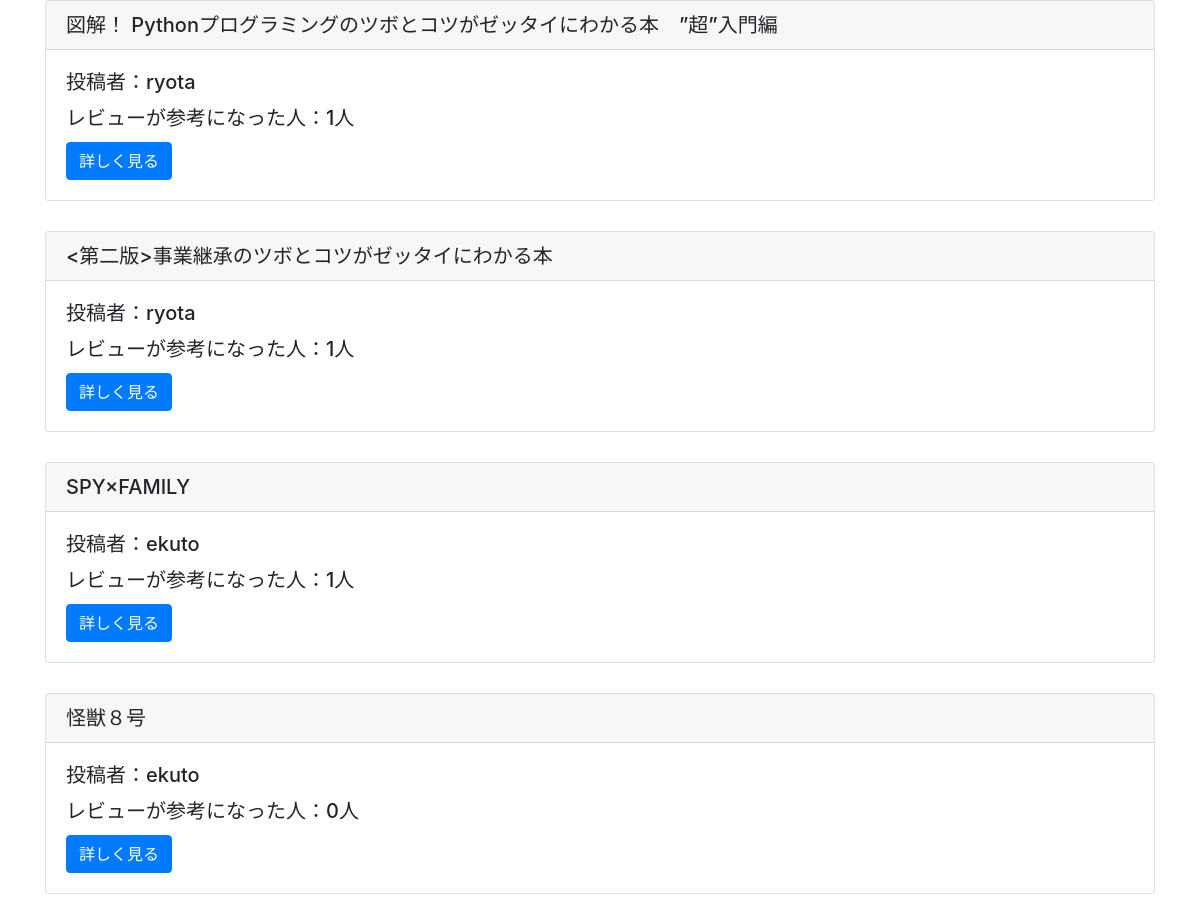
The app's page /list/ (signed in) with its own data.
### reviewpost/models.py (models this page shows)
class ReviewModel(models.Model):
    title = models.CharField(max_length = 100)
    content = models.TextField()
    author = models.ForeignKey(User,on_delete = models.CASCADE)
    images = models.ImageField(upload_to='')
    useful_review = models.IntegerField(null = True,blank = True,default = 0)
    useful_review_record = models.TextField()
    evaluation = models.CharField(max_length = 10,choices = EVALUATION_CHOICES)

### reviewpost/views.py (the view)
# urls.py: path('list/' , listview,name = 'list'),
@login_required
def listview(request):
    object_list = ReviewModel.objects.all()
    return render(request,'list.html',{'object_list':object_list})

### templates/list.html
{% extends 'base.html' %}
{% load static %}
{% block header %}
<link rel='stylesheet' type="text/css" href="{% static 'style.css' %}">
{% endblock header %}
{% block content %}
<div class='container'>
  {% for item in object_list %}
  <div class="card">
      <h5 class="card-header">{{ item.title }}</h5>
      <div class="card-body">
        <h5 class="card-title">投稿者：{{ item.author }}</h5>
        <h5 class="card-title">レビューが参考になった人：{{ item.useful_review }}人</h5>
        <a href="{% url 'detail' item.pk %}" class="btn btn-primary">詳しく見る</a>
      </div>
    </div>
  {% endfor %}
  </div>
{% endblock content %}

### templates/base.html (shortened to what this page needs)
<!doctype html>
<html lang="en">
  <head>
    <link rel="stylesheet" href="https://cdn.jsdelivr.net/npm/bootstrap@4.3.1/dist/css/bootstrap.min.css">
{% block header %}
{% endblock header %}
 </head>
   <body>
     {% block content %}
     {% endblock content %}
  </body>
</html>

### static/style.css (style rules this page uses)
.card { margin-bottom : 30px; }

### records on screen
ReviewModel: title "図解！ Pythonプログラミングのツボとコツがゼッタイにわかる本 ”超”入門編", author "ryota", useful_review "1"
ReviewModel: title "<第二版>事業継承のツボとコツがゼッタイにわかる本", author "ryota", useful_review "1"
ReviewModel: title "SPY×FAMILY", author "ekuto", useful_review "1"
ReviewModel: title "怪獣８号", author "ekuto", useful_review "0"
